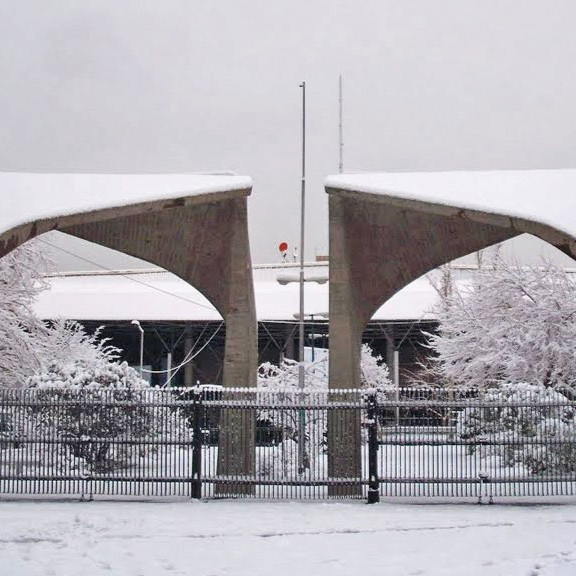
//> input picture CA3/Q3/base.jpg, 576 x 576 px
$ ./main   (built with g++ and OpenCV 4)
//> lines starting //> are read from the running program, lines starting //| are printed output that depends on the picture
#include <opencv2/opencv.hpp>
#include <opencv2/highgui.hpp>
#include <opencv2/imgproc.hpp>
#include <cmath>
#include "stdio.h"
#include "ipp.h"
#include "x86intrin.h"
#include <omp.h>

#define NUM_THREADS 6

class Blur
{
protected:
    const int16_t kernel[3][3] = {
        {1, 2, 1},
        {2, 4, 2},
        {1, 2, 1}};

    const int normalizationFactor = 16;

public:
    Blur() {}
    ~Blur() {}

    virtual cv::Mat apply(const cv::Mat &in_img) = 0;
};

class BlurSerial : public Blur
{
protected:
    unsigned char apply_for_one_pixel(const unsigned char *in_image, int row, unsigned int NCOLS, int col)
    {
        int pixel = 0;
        for (int i = 0; i < 3; i++)
            for (int j = 0; j < 3; j++)
                pixel += kernel[i][j] * in_image[(row + i - 1) * NCOLS + col + j - 1];
        return cv::saturate_cast<unsigned char>(pixel / normalizationFactor);
    }

public:
    cv::Mat apply(const cv::Mat &in_img)
    {
        unsigned int NCOLS = in_img.cols;
        unsigned int NROWS = in_img.rows;

        cv::Mat out_img = cv::Mat::zeros(in_img.rows, in_img.cols, CV_8U);

        const unsigned char *in_image = (const unsigned char *)in_img.data;
        unsigned char *out_image = (unsigned char *)out_img.data;

        for (int row = 1; row < NROWS - 1; row++)
            for (int col = 1; col < NCOLS - 1; col++)
                out_image[row * NCOLS + col] = apply_for_one_pixel(in_image, row, NCOLS, col);
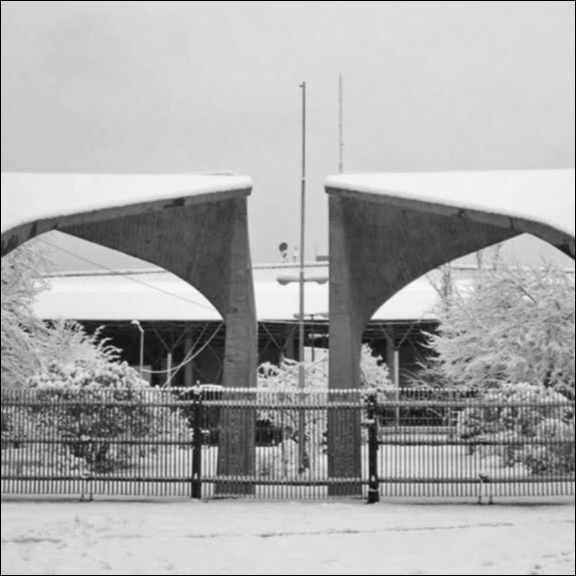
//> out_img: 576 rows x 576 cols, CV_8UC1; min 0, max 249, mean 170
        return out_img;
    }
};

class BlurOMP : public BlurSerial
{
public:
    cv::Mat apply(const cv::Mat &in_img)
    {
        unsigned int NCOLS = in_img.cols;
        unsigned int NROWS = in_img.rows;

        cv::Mat out_img(in_img.rows, in_img.cols, CV_8U);

        const unsigned char *in_image = (const unsigned char *)in_img.data;
        unsigned char *out_image = (unsigned char *)out_img.data;

#pragma omp parallel for
        for (int row = 1; row < NROWS - 1; row++)
            for (int col = 1; col < NCOLS - 1; col++)
                out_image[row * NCOLS + col] = apply_for_one_pixel(in_image, row, NCOLS, col);
        return out_img;
    }
};

class BlurSIMD : public Blur
{
protected:
    void apply_for_32_pixel(const unsigned char *in_image, int row, unsigned int NCOLS, int col, unsigned char *out_image)
    {
        __m256i p_8, p_16_low, p_16_high, k_value;
        __m256i multi_p_16_low, multi_p_16_high;
        __m256i acc_p_16_low, acc_p_16_high;
        __m256i packed, reordered;
        __m256i max255 = _mm256_set1_epi16(255);
        __m256i zero = _mm256_setzero_si256();

        acc_p_16_low = zero;
        acc_p_16_high = zero;

        for (int i = 0; i < 3; i++)
            for (int j = 0; j < 3; j++)
            {
                p_8 = _mm256_loadu_si256((__m256i const *)&in_image[(row + i - 1) * NCOLS + col + j - 1]);
                p_16_low = _mm256_unpacklo_epi8(p_8, zero);
                p_16_high = _mm256_unpackhi_epi8(p_8, zero);

                k_value = _mm256_set1_epi16((short int)kernel[i][j]);

                multi_p_16_low = _mm256_mullo_epi16(k_value, p_16_low);
                acc_p_16_low = _mm256_adds_epi16(multi_p_16_low, acc_p_16_low);

                multi_p_16_high = _mm256_mullo_epi16(k_value, p_16_high);
                acc_p_16_high = _mm256_adds_epi16(multi_p_16_high, acc_p_16_high);
            }

        // div 16
        acc_p_16_low = _mm256_srli_epi16(acc_p_16_low, 4);
        acc_p_16_high = _mm256_srli_epi16(acc_p_16_high, 4);

        // fix range [255,0]
        acc_p_16_low = _mm256_min_epu16(acc_p_16_low, max255);
        acc_p_16_high = _mm256_min_epu16(acc_p_16_high, max255);

        // pack 16-bit -> 8-bit (within each 128-bit lane: [high0..7|low0..7], [high8..15|low8..15])
        packed = _mm256_packus_epi16(acc_p_16_high, acc_p_16_low);
        /* _mm256_permute4x64_epi64
        DEFINE SELECT4(src, control) {
            CASE(control[1:0]) OF
            0:	tmp[63:0] := src[63:0]
            1:	tmp[63:0] := src[127:64]
            2:	tmp[63:0] := src[191:128]
            3:	tmp[63:0] := src[255:192]
            ESAC
            RETURN tmp[63:0]
        }
        dst[63:0] := SELECT4(a[255:0], imm8[1:0])
        dst[127:64] := SELECT4(a[255:0], imm8[3:2])
        dst[191:128] := SELECT4(a[255:0], imm8[5:4])
        dst[255:192] := SELECT4(a[255:0], imm8[7:6])
        dst[MAX:256] := 0
        */
        reordered = _mm256_permute4x64_epi64(packed, (2 << 6) | (3 << 4) | (0 << 2) | 1);
        _mm256_storeu_si256((__m256i_u *)&out_image[row * NCOLS + col], reordered);
    }

public:
    cv::Mat apply(const cv::Mat &in_img)
    {
        unsigned int NCOLS = in_img.cols;
        unsigned int NROWS = in_img.rows;

        cv::Mat out_img(in_img.rows, in_img.cols, CV_8U);

        const unsigned char *in_image = (const unsigned char *)in_img.data;
        unsigned char *out_image = (unsigned char *)out_img.data;

        for (int row = 1; row < NROWS - 1; row++)
            for (int col = 1; col < NCOLS - 1; col += 32)
            {
                apply_for_32_pixel(in_image, row, NCOLS, col, out_image);
                if (col == 1)
                    out_image[(row * NCOLS) + 0] = 0;
                else if (!(col + 32 < NCOLS - 1))
                    out_image[(row * NCOLS) + (NCOLS - 1)] = 0;
            }

        out_image[((NROWS - 1) * (NCOLS)) + 0] = 0;
        return out_img;
    }
};

class BlurSIMD_OMP : public BlurSIMD
{
public:
    cv::Mat apply(const cv::Mat &in_img)
    {
        unsigned int NCOLS = in_img.cols;
        unsigned int NROWS = in_img.rows;

        cv::Mat out_img(in_img.rows, in_img.cols, CV_8U);

        const unsigned char *in_image = (const unsigned char *)in_img.data;
        unsigned char *out_image = (unsigned char *)out_img.data;

#pragma omp parallel for
        for (int row = 1; row < NROWS - 1; row++)
            for (int col = 1; col < NCOLS - 1; col += 32)
            {
                apply_for_32_pixel(in_image, row, NCOLS, col, out_image);
                if (col == 1)
                    out_image[(row * NCOLS) + 0] = 0;
                else if (!(col + 32 < NCOLS - 1))
                {
                    out_image[(row * NCOLS) + (NCOLS - 1)] = 0;
                    out_image[((row + 1) * NCOLS) + 0] = 0;
                }
            }

        out_image[((NROWS - 1) * (NCOLS)) + 0] = 0;
        return out_img;
    }
};

class Sobel
{
protected:
    const int kernel_x[3][3] = {
        {-1, 0, 1},
        {-2, 0, 2},
        {-1, 0, 1}};

    const int kernel_y[3][3] = {
        {-1, -2, -1},
        {0, 0, 0},
        {1, 2, 1}};

public:
    Sobel() {}
    ~Sobel() {}

    virtual cv::Mat apply(const cv::Mat &in_img) = 0;
};

class SobelSerial : public Sobel
{
protected:
    unsigned char apply_for_one_pixel(const unsigned char *in_image, int row, unsigned int NCOLS, int col)
    {
        int gx = 0;
        int gy = 0;

        for (int i = 0; i < 3; i++)
            for (int j = 0; j < 3; j++)
            {
                int pixel_val = in_image[(row + i - 1) * NCOLS + col + j - 1];
                if (kernel_x[i][j] != 0)
                    gx += kernel_x[i][j] * pixel_val;
                if (kernel_y[i][j] != 0)
                    gy += kernel_y[i][j] * pixel_val;
            }

        double magnitude = std::sqrt(static_cast<double>(gx * gx) + static_cast<double>(gy * gy));

        return cv::saturate_cast<unsigned char>(magnitude);
    }

public:
    cv::Mat apply(const cv::Mat &in_img) override
    {
        unsigned int NCOLS = in_img.cols;
        unsigned int NROWS = in_img.rows;

        cv::Mat out_img(in_img.rows, in_img.cols, CV_8U);

        const unsigned char *in_image = (const unsigned char *)in_img.data;
        unsigned char *out_image = (unsigned char *)out_img.data;

        for (int row = 1; row < NROWS - 1; row++)
            for (int col = 1; col < NCOLS - 1; col++)
                out_image[row * NCOLS + col] = apply_for_one_pixel(in_image, row, NCOLS, col);
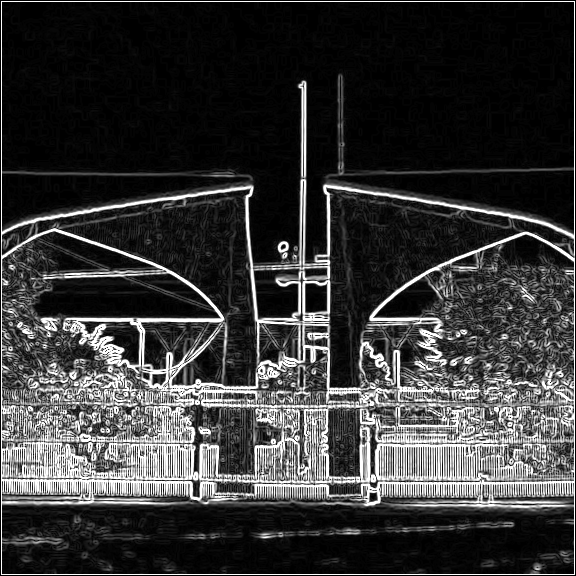
//> out_img: 576 rows x 576 cols, CV_8UC1; min 0, max 255, mean 55.4
        return out_img;
    }
};

class SobelOMP : public SobelSerial
{
public:
    cv::Mat apply(const cv::Mat &in_img) override
    {
        unsigned int NCOLS = in_img.cols;
        unsigned int NROWS = in_img.rows;
//> (the rest of the program and of its run is left out)
